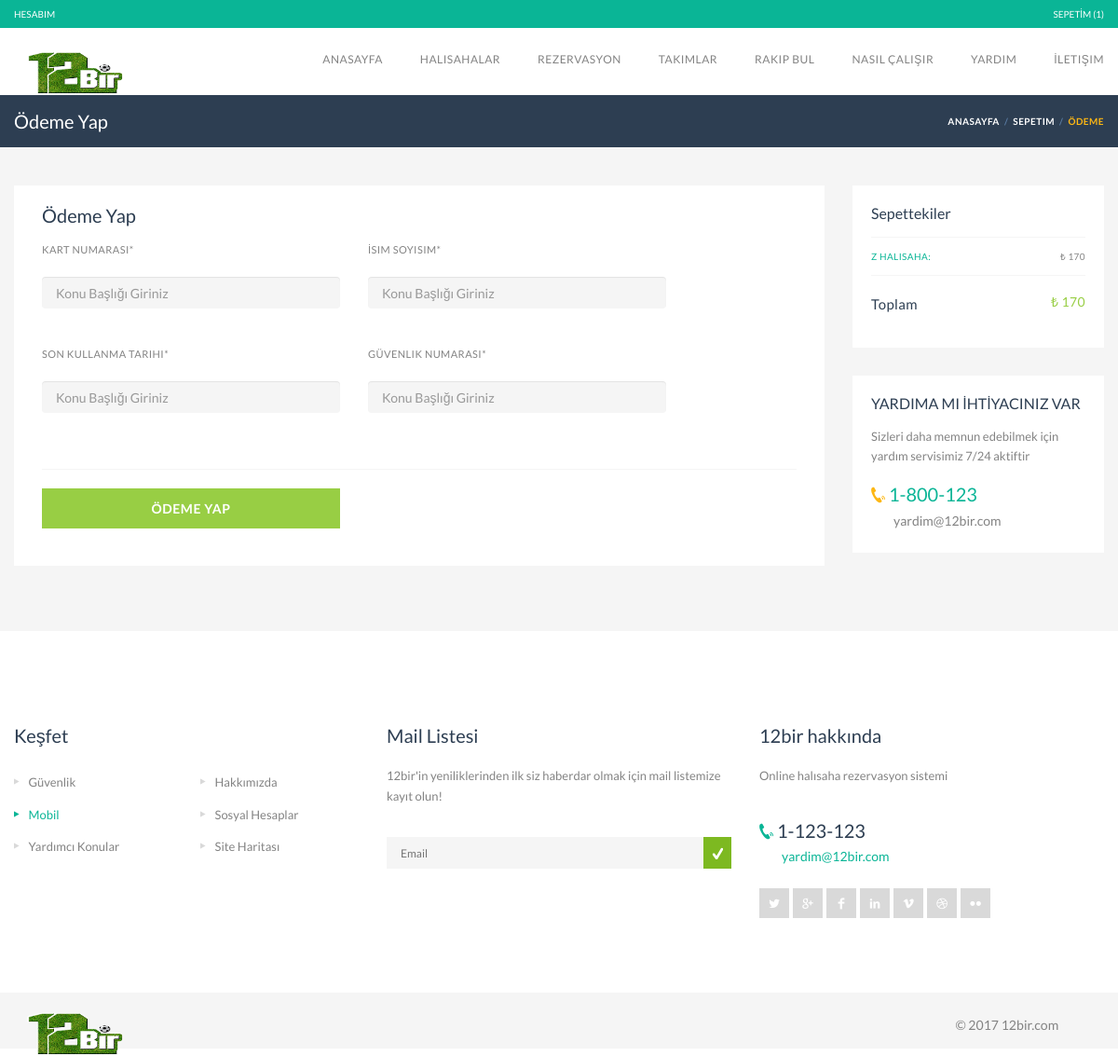
/sepetim/odeme (signed in), run on an earlier commit of the app's database.
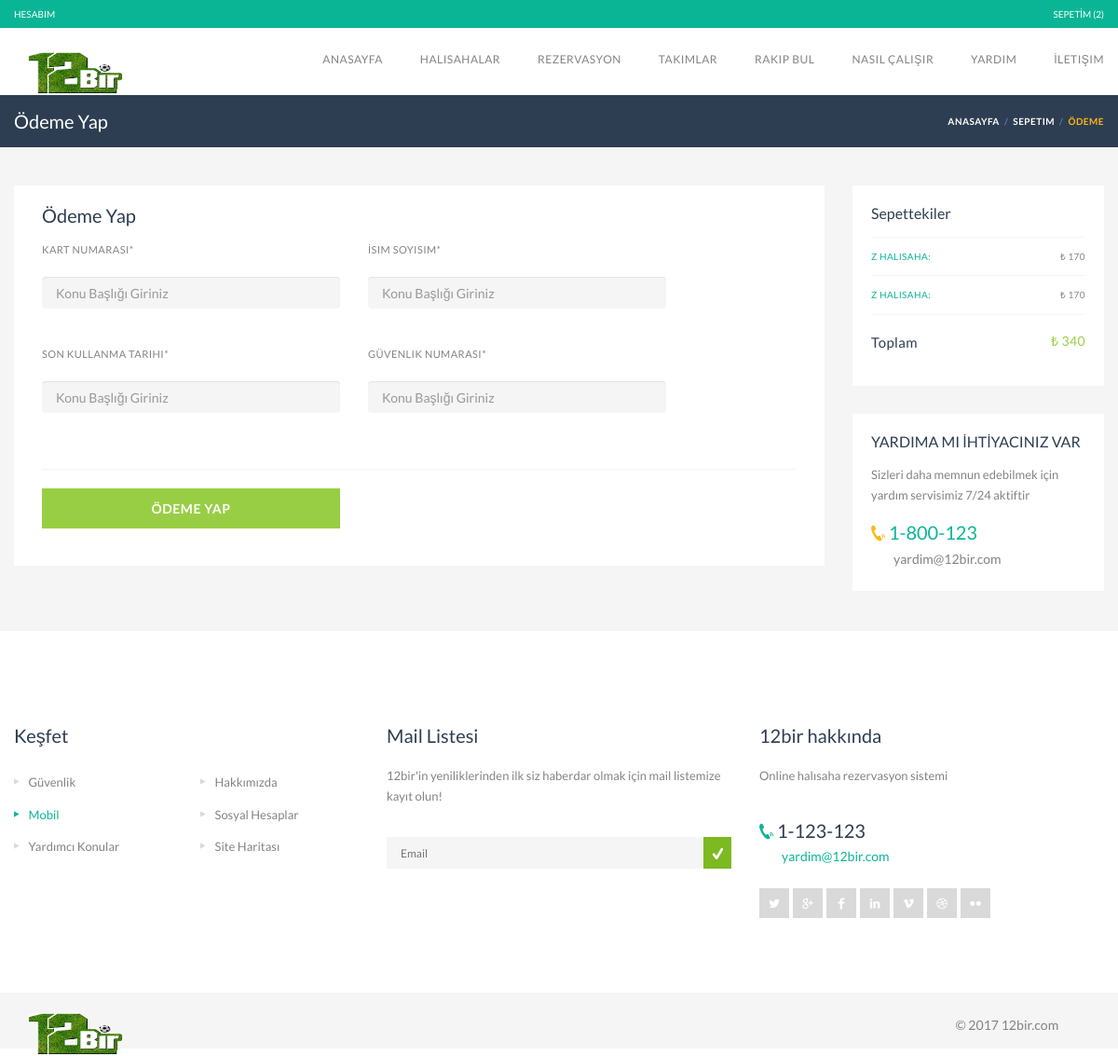
And on a later commit of the database.
### field/models.py (models this page shows, shortened)
class Sepet(models.Model):
    user = models.ForeignKey(settings.AUTH_USER_MODEL, default=1)
    field = models.ForeignKey('Field',on_delete=models.CASCADE,related_name="field")
    selected = models.CharField(max_length=40)
    created = models.DateTimeField(auto_now_add=True)

### account/views.py (the view)
# urls.py: url(r'^sepetim/odeme$',PayView.as_view(),name="pay"),
class PayView(CreateView,ListView,FormView):
    template_name = "odeme.html"
    model= Sepet
    form_class = OrderForm
    context_object_name = "sepet_list"
    success_url = reverse_lazy('sepetim')
    def get_queryset(self):
        return Sepet.objects.filter(user=self.request.user)
    def get_context_data(self, *args, **kwargs):
        context = super(PayView, self).get_context_data(*args, **kwargs)
        totalPrice = 0;
        sepet_list = self.get_queryset()
        for sepet in sepet_list:
            totalPrice += sepet.field.price
        context['totalPrice'] = totalPrice
        return context

### account/views.py (called while the page is built)
def sepetHeader(request):
    user = request.user;
    if user.is_authenticated:
        list = Sepet.objects.filter(user=user)
        return { "sepetNumber":list.count}
    return {}

### account/templates/odeme.html
{% extends "base.html" %}
{% load crispy_forms_tags %}
{% block content %}
  <div class="page-title-container">
            <div class="container">
                <div class="page-title pull-left">
                    <h2 class="entry-title">Ödeme Yap</h2>
                </div>
                <ul class="breadcrumbs pull-right">
                    <li><a href="#">Anasayfa</a></li>
                    <li><a href="#">Sepetim</a></li>
                    <li class="active">Ödeme</li>
                </ul>
            </div>
        </div>
    <section id="content" class="gray-area">
            <div class="container">
                      <div class="col-lg-9 listing-style3 flight">
                        </div>
                <div class="row">
                    <div id="main" class="col-sms-6 col-sm-8 col-md-9 listing-style3 flight">
                        <div class="booking-section travelo-box">
                            <form class="booking-form" method="POST">
                                <div class="person-information">
                                    <h2>Ödeme Yap</h2>
                                {% crispy form %}
                                 <hr />
                                    <div class="form-group row">
                                    <div class="col-sm-6 col-md-5">
                                        <button type="submit" class="full-width btn-large">ÖDEME YAP</button>
                                    </div>
                                </div>
                                </div>
                            </form>
                        </div>
                    </div>
                    <div class="sidebar col-sms-6 col-sm-4 col-md-3">
                        <div class="booking-details travelo-box">
                            <h4>Sepettekiler</h4>
                            <dl class="other-details">
                                 {% for object in sepet_list %}
                                <dt class="feature">{{ object.field.name }}:</dt><dd class="value">₺ {{ object.field.price }}</dd>
                                {% endfor %}
                                <dt class="total-price">Toplam </dt><dd class="total-price-value">₺ {{ totalPrice }}</dd>
                            </dl>
                        </div>
                       <div class="travelo-box contact-box">
                            <h4>YARDIMA MI İHTİYACINIZ VAR</h4>
                            <p>Sizleri daha memnun edebilmek için yardım servisimiz 7/24 aktiftir</p>
                            <address class="contact-details">
                                <span class="contact-phone"><i class="soap-icon-phone"></i> 1-800-123</span>
                                <br>
                                <a class="contact-email" href="#">yardim@12bir.com</a>
                            </address>
                        </div>
                    </div>
                </div>
            </div>
        </section>
{% endblock %}

What changed in the data, as far as the page shows it:
added Sepet: field.name "Z HALISAHA", field.price "170"
Also different on the page:
{{ sepetNumber }}: "1" → "2"
{{ totalPrice }}: "170" → "340"
